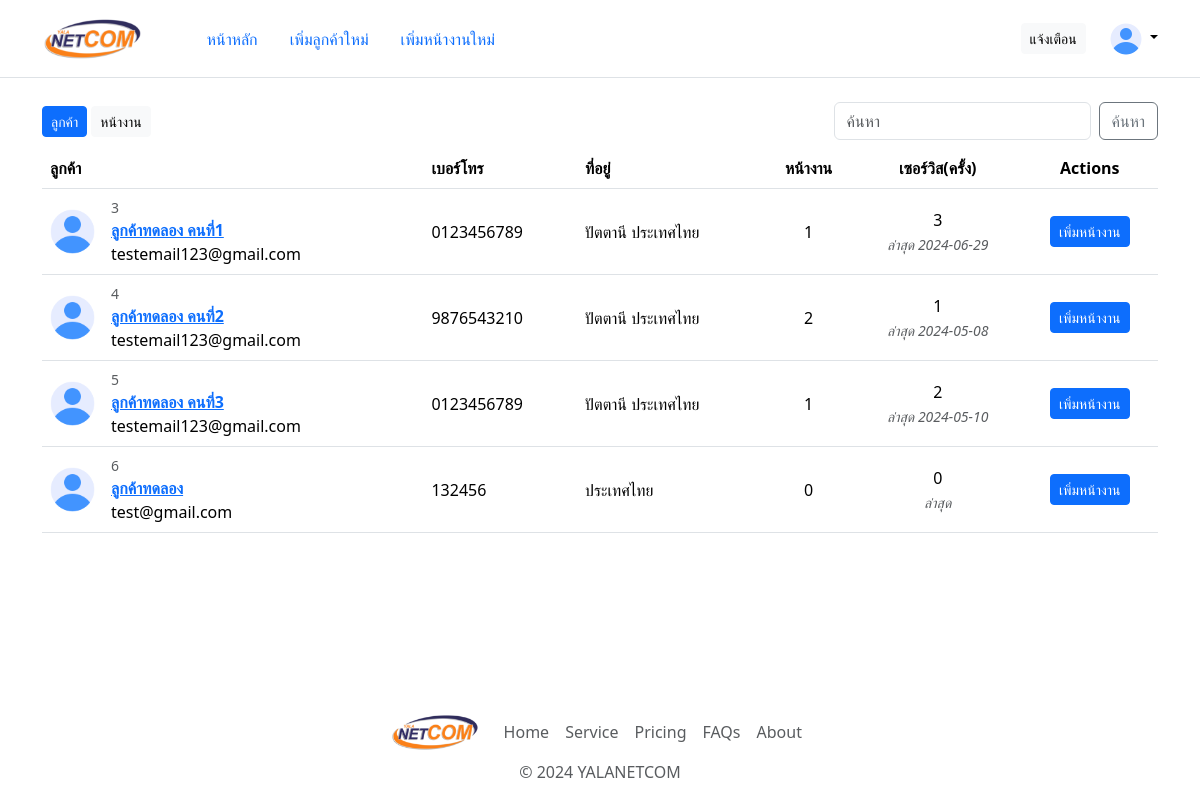
Before: /template/ (signed in) with the older database file.
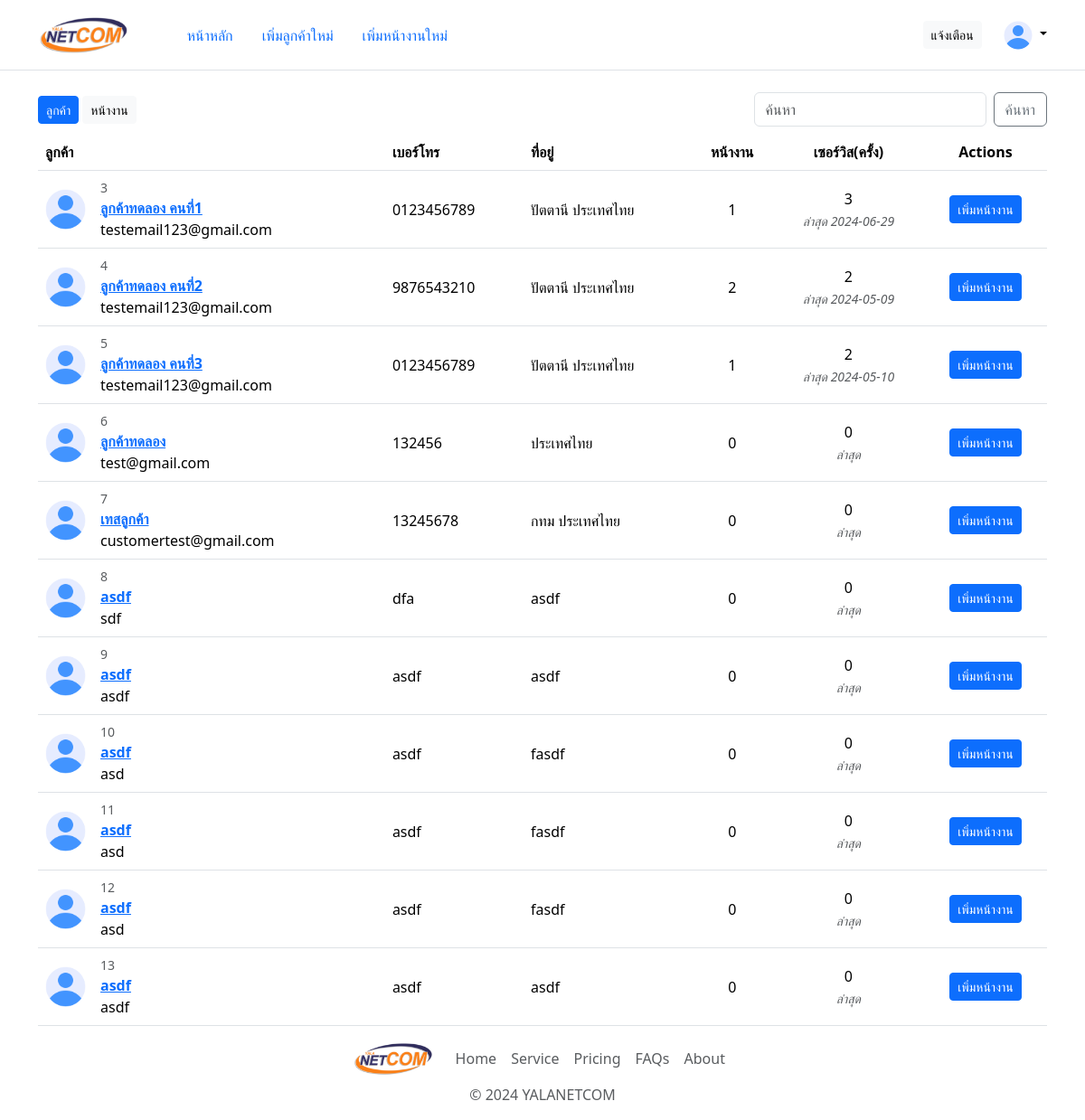
After: the same page with the newer database file.
### tables this page shows
CREATE TABLE `user` (
  `user_id` int(10) NOT NULL,
  `name_lastname` varchar(30) NOT NULL,
  `phone` varchar(25) NOT NULL,
  `email` varchar(30) NOT NULL,
  `address` varchar(30) NOT NULL,
  `img_type` varchar(5) DEFAULT NULL
);

### template/action/load-users.php (called while the page is built)
<?php
    require_once("dbconnect.php");
    try {
        $stmt = $con->prepare("
            SELECT
                u.*,
                COUNT(DISTINCT w.worksite_id) AS num_worksites,
                COUNT(DISTINCT n.noti_id) AS num_services,
                MAX(s.service_datetime) AS latest_service_date
            FROM
                user u
            JOIN
                account a ON u.user_id = a.user_id
            LEFT JOIN
                worksite w ON u.user_id = w.user_id
            LEFT JOIN
                notification n ON u.user_id = n.user_id AND n.noti_status = 0
            LEFT JOIN
                service s ON s.noti_id = n.noti_id
            WHERE
                a.account_type = 'customer'
            GROUP BY
                u.user_id;
        ");
        $stmt->execute();
        $customers = $stmt->fetchAll(PDO::FETCH_ASSOC);
    } catch(PDOException $e) {
        echo "Connection failed: " . $e->getMessage();
    }
?>

### template/index.php (the view, shortened to what this page needs)
<?php
  require_once("./action/load-users.php");
?>
<!DOCTYPE html>
<html lang="en">
<head>
  <link href="https://cdn.jsdelivr.net/npm/bootstrap@5.3.3/dist/css/bootstrap.min.css" rel="stylesheet">
  <link href="../static/css/main.css" rel="stylesheet">
</head>
<body>
  <header class="p-3 mb-3 border-bottom">
    <div class="container">
      <div class="d-flex flex-wrap align-items-center justify-content-center justify-content-lg-start">
        <a href="./" class="d-flex align-items-center mb-2 mb-lg-0 link-body-emphasis text-decoration-none">
          <img src="../static/image/logo-sm.png" height="45" alt="">
        </a>
        <ul class="nav nav-pills col-12 col-lg-auto me-lg-auto justify-content-center ms-5">
          <li class="nav-item"><a href="./" class="nav-link">หน้าหลัก</a></li>
          <li class="nav-item"><a href="./new-user.php" class="nav-link">เพิ่มลูกค้าใหม่</a></li>
          <li class="nav-item"><a href="./new-worksite.php" class="nav-link">เพิ่มหน้างานใหม่</a></li>
        </ul>
        <a href="./notify-services.html" class="btn btn-light me-3 btn-sm">แจ้งเตือน</a>
        <div class="dropdown text-end ms-2">
          <a href="#" class="d-block link-body-emphasis text-decoration-none dropdown-toggle" data-bs-toggle="dropdown" aria-expanded="false">
            <img src="../static/icon/user.png" alt="mdo" width="32" height="32" class="rounded-circle">
          </a>
        </div>
      </div>
    </div>
  </header>
  <div class="container my-container">
    <div class="d-flex justify-content-between py-2">
      <div class="d-flex align-items-center">
        <a href="./" class="btn btn-primary btn-sm me-1">ลูกค้า</a>
        <a href="./worksite-list.html" class="btn btn-light btn-sm">หน้างาน</a>
      </div>
      <form class="d-flex">
        <input type="text" class="form-control me-2" placeholder="ค้นหา" aria-label="Username" aria-describedby="basic-addon1">
        <button class="btn btn-outline-secondary" type="submit">ค้นหา</button>
      </form>
    </div>
    <table class="table align-middle mb-0 bg-white">
      <thead>
        <tr>
          <th>ลูกค้า</th>
          <th>เบอร์โทร</th>
          <th>ที่อยู่</th>
          <th class="text-center">หน้างาน</th>
          <th class="text-center">เซอร์วิส(ครั้ง)</th>
          <th class="text-center">Actions</th>
        </tr>
      </thead>
      <tbody>
        <?php
          foreach ($customers as $customer) {
        ?>
          <tr>
            <td>
              <div class="d-flex align-items-center">
                <img src="../static/icon/user.png" alt="" style="width: 45px; height: 45px" class="rounded-circle"/>
                <div class="ms-3 d-flex flex-column">
                  <p class="m-0 text-muted" style="font-size: 14px;"><?php echo $customer['user_id']; ?></p>
                  <a href="./profile?user-id=<?php echo $customer['user_id']; ?>"><p class="fw-bold mb-0"><?php echo $customer['name_lastname']; ?></p></a>
                  <p class="m-0"><?php echo $customer['email']; ?></p>
                </div>
              </div>
            </td>
            <td>
              <p class="fw-normal mb-0"><?php echo $customer['phone']; ?></p>
            </td>
            <td>
              <p class="fw-normal mb-0"><?php echo $customer['address']; ?></p>
            </td>
            <td class="text-center">
              <span><?php echo $customer['num_worksites'] ?></span>
            </td>
            <td class="text-center">
              <span><?php echo $customer['num_services'] ?></span><br>
              <i class="text-muted" style="font-size: 14px;">ล่าสุด <?php echo $customer['latest_service_date'] ?></i>
            </td>
            <td class="text-center">
            <a class="btn btn-primary btn-sm btn-rounded">เพิ่มหน้างาน</a>
            </td>
          </tr>
        <?php
          }
        ?>
      </tbody>
    </table>
  </div>
  <footer class="pt-3">
    <ul class="nav align-items-center justify-content-center mb-2">
      <img src="../static/image/logo-sm.png" class="me-3" height="40" alt="">
      <li class="nav-item"><a href="#" class="nav-link px-2 text-body-secondary">Home</a></li>
      <li class="nav-item"><a href="#" class="nav-link px-2 text-body-secondary">Service</a></li>
      <li class="nav-item"><a href="#" class="nav-link px-2 text-body-secondary">Pricing</a></li>
      <li class="nav-item"><a href="#" class="nav-link px-2 text-body-secondary">FAQs</a></li>
      <li class="nav-item"><a href="#" class="nav-link px-2 text-body-secondary">About</a></li>
    </ul>
    <p class="text-center text-body-secondary">© 2024 YALANETCOM</p>
  </footer>
</body>
</html>

### static/css/main.css (style rules this page uses)
* { margin: 0px; padding: 0px; font-family:'Segoe UI', Tahoma, Geneva, Verdana, sans-serif; }
html, body { height: 100%; display: flex; flex-direction: column; justify-content: space-between; }
.my-container { flex-grow: 1; }

Changed rows visible on the page:
computed for user "ลูกค้าทดลอง คนที่2": num_services "1" → "2"; latest_service_date "2024-05-08" → "2024-05-09"
added user: user_id "7", name_lastname "เทสลูกค้า", email "customertest@gmail.com", phone "13245678", address "กทม ประเทศไทย", num_worksites "0", num_services "0"
added user: user_id "8", name_lastname "asdf", email "sdf", phone "dfa", address "asdf", num_worksites "0", num_services "0"
added user: user_id "9", name_lastname "asdf", email "asdf", phone "asdf", address "asdf", num_worksites "0", num_services "0"
added user: user_id "10", name_lastname "asdf", email "asd", phone "asdf", address "fasdf", num_worksites "0", num_services "0"
added user: user_id "11", name_lastname "asdf", email "asd", phone "asdf", address "fasdf", num_worksites "0", num_services "0"
added user: user_id "12", name_lastname "asdf", email "asd", phone "asdf", address "fasdf", num_worksites "0", num_services "0"
added user: user_id "13", name_lastname "asdf", email "asdf", phone "asdf", address "asdf", num_worksites "0", num_services "0"
